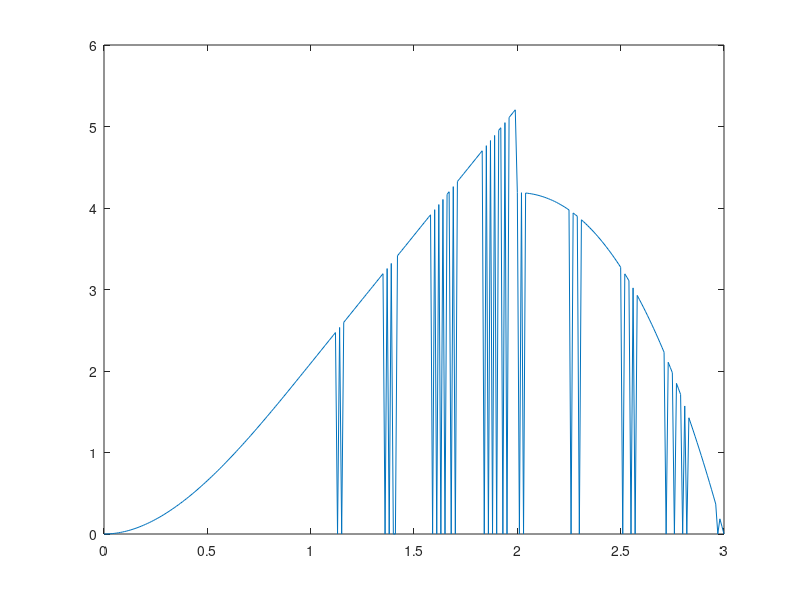

Here is the MATLAB script that generated this plot:
r = 1;
H = 3;
a = 0:0.01:1;
b = 1:0.01:2;
c = 2:0.01:3;
height = 0:0.01:3;
for h = 1:length(height)
    for i = 1:length(a)
        switch height(h)
            case a(i)
                V(h) = 1/3*pi*height(h)^2*(3*r-height(h))
        end
    end
    for i = 1:length(b)
        switch height(h)
            case b(i)
                V(h) = 2/3*pi*r^3+pi*r^2*(height(h)-r)
        end
    end
    for i = 1:length(c)
        switch height(h)
            case c(i)
                V(h) = 1/3*pi*height(h)^2*(3*r-height(h))
        end
    end
end
plot(height,V)
        